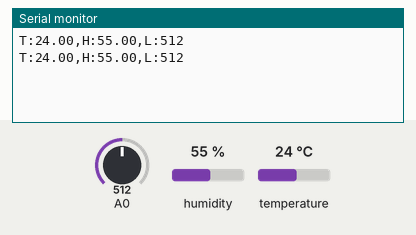
This sketch was run on a simulated Arduino Uno, built with avr-gcc and run on an emulated ATmega328P. Parts: the last lines printed to the serial monitor. The inputs (shaded band) are chosen by the test bench; at power-on: humidity 55 %, A0 = 512, temperature 24 °C.

Above: at 10.8 s.
10.9 s: humidity set to 22 %
At 20.7 s:
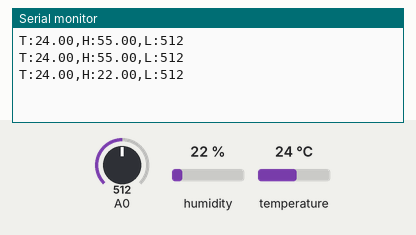
20.9 s: A0 set to 716
At 30.4 s:
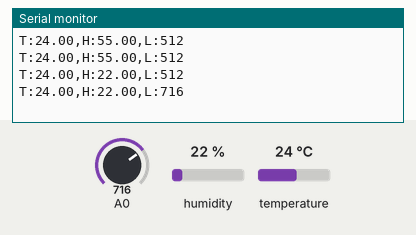
30.9 s: temperature set to 12 °C
At 40.7 s:
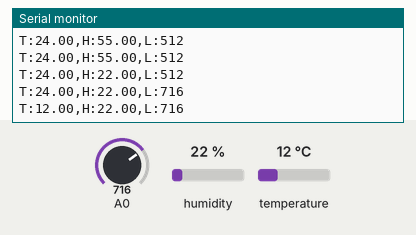
40.9 s: A0 set to 900
At 50.7 s:
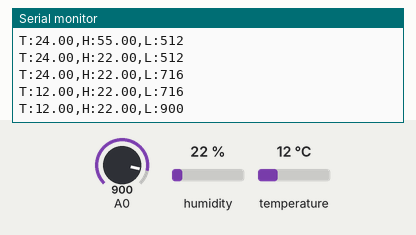
50.9 s: humidity set to 40 %
At 60.7 s:
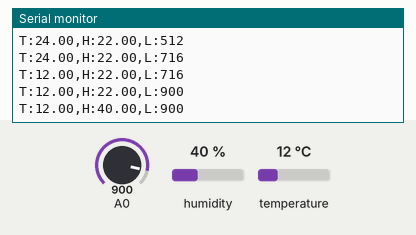
Timing chart, 0 to 61.9 s (numbered marks = the images above; inputs shaded):
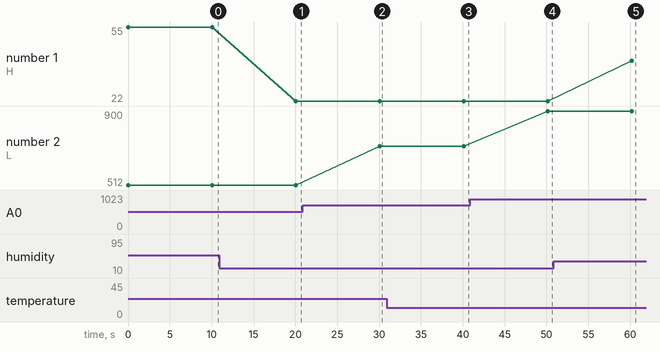

The sketch:

Arduino_Script.ino
```cpp
#include <DHT.h>

#define DHTPIN 2       // DHT Sensor an Pin 2
#define DHTTYPE DHT11  // DHT11 Sensor

DHT dht(DHTPIN, DHTTYPE);

void setup() {
  Serial.begin(9600);
  dht.begin();
}

void loop() {
  float h = dht.readHumidity();
  float t = dht.readTemperature();

  // Temperatur und Luftfeuchtigkeit über die serielle Schnittstelle an den Raspberry Pi senden
  if (isnan(h) || isnan(t)) {
    Serial.println("Fehler beim Lesen des DHT11 Sensors");
    return;
  }

  // Lese Lichtwert vom LDR
  int light = analogRead(A0);

  // Daten senden
  Serial.print("T:");
  Serial.print(t);  // Temperatur
  Serial.print(",H:");
  Serial.print(h);  // Luftfeuchtigkeit
  Serial.print(",L:");
  Serial.println(light);  // Lichtwert

  delay(10000);  // Alle 10 Sekunden neue Messwerte senden
}
```

Measured:
- after the input at 10.9 s, the serial monitor: prints a new line after 9.2 s (image 1)
- after the input at 20.9 s, the serial monitor: prints a new line after 9.2 s (image 2)
- after the input at 30.9 s, the serial monitor: prints a new line after 9.2 s (image 3)
- after the input at 40.9 s, the serial monitor: prints a new line after 9.2 s (image 4)
- after the input at 50.9 s, the serial monitor: prints a new line after 9.3 s (image 5)
- plotted number 1: 55 → 22 after the input at 10.9 s, 22 → 40 after the input at 50.9 s
- plotted number 2: 512 → 716 after the input at 20.9 s, 716 → 900 after the input at 40.9 s
